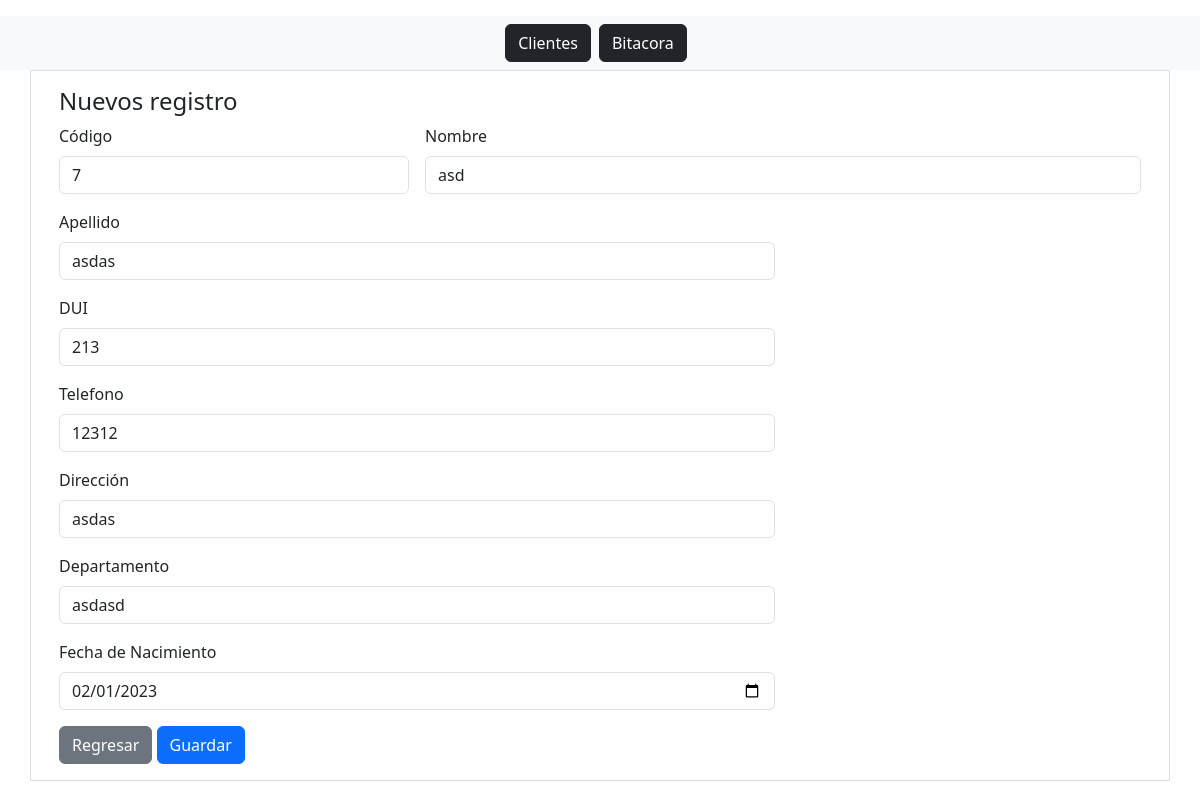
Screenshot of /editar.php?ClienteID=7 with the database file from the repository.
### tables this page shows
CREATE TABLE `clientes` (
  `ClienteID` int(11) NOT NULL,
  `Nombre` varchar(50) DEFAULT NULL,
  `Apellido` varchar(50) DEFAULT NULL,
  `DUI` varchar(15) DEFAULT NULL,
  `Telefono` varchar(8) DEFAULT NULL,
  `Direccion` text DEFAULT NULL,
  `Departamento` varchar(25) DEFAULT NULL,
  `FechaNacimiento` date DEFAULT NULL
);

### editar.php (the view, shortened to what this page needs)
<?php
$db = new Database();
$con = $db->conectar();
$ClienteID = $_GET['ClienteID'];
$query = $con->prepare("SELECT * from clientes WHERE ClienteID = :ClienteID");
$query->execute(['ClienteID' => $ClienteID]);
$num = $query->rowCount();
if ($num > 0) {
    $row = $query->fetch(PDO::FETCH_ASSOC);
} else {
    header("Location: index.php");
}
?>
<?php include "./header.php" ?>
<body class="py-3">
    <main class="container contenedor">
        <div class="p-3 rounded">
            <div class="row">
                <div class="col">
                    <h4>Nuevos registro</h4>
                </div>
            </div>
            <div class="row">
                <div class="col">
                    <form class="row g-3" method="POST" action="guarda.php" autocomplete="off">
                        <div class="col-md-4">
                            <label for="ClienteID" class="form-label">Código</label>
                            <input type="text" id="ClienteID" name="ClienteID" class="form-control" value="<?php echo $row['ClienteID']; ?>" readonly autofocus>
                        </div>
                        <div class="col-md-8">
                            <label for="Nombre" class="form-label">Nombre</label>
                            <input type="text" id="Nombre" name="Nombre" class="form-control" value="<?php echo $row['Nombre']; ?>" required>
                        </div>
                        <div class="col-md-8">
                            <label for="Apellido" class="form-label">Apellido</label>
                            <input type="text" id="Apellido" name="Apellido" class="form-control" value="<?php echo $row['Apellido']; ?>" required>
                        </div>
                        <div class="col-md-8">
                            <label for="DUI" class="form-label">DUI</label>
                            <input type="text" id="DUI" name="DUI" class="form-control" value="<?php echo $row['DUI']; ?>" required>
                        </div>
                        <div class="col-md-8">
                            <label for="Telefono" class="form-label">Telefono</label>
                            <input type="number" id="Telefono" name="Telefono" class="form-control" value="<?php echo $row['Telefono']; ?>" required>
                        </div>
                        <div class="col-md-8">
                            <label for="Direccion" class="form-label">Dirección</label>
                            <input type="text" id="Direccion" name="Direccion" class="form-control" value="<?php echo $row['Direccion']; ?>" required>
                        </div>
                        <div class="col-md-8">
                            <label for="Departamento" class="form-label">Departamento</label>
                            <input type="text" id="Departamento" name="Departamento" class="form-control" value="<?php echo $row['Departamento']; ?>" required>
                        </div>
                        <div class="col-md-8">
                            <label for="FechaNacimiento" class="form-label">Fecha de Nacimiento</label>
                            <input type="date" id="Nombre" name="FechaNacimiento" class="form-control" value="<?php echo $row['FechaNacimiento']; ?>" required>
                        </div>
                        <div class="col-md-12">
                            <a class="btn btn-secondary" href="index.php">Regresar</a>
                            <button type="submit" class="btn btn-primary" name="registro">Guardar</button>
                        </div>
                    </form>
                </div>
            </div>
        </div>
    </main>
</body>
</html>

### public/css/estilos.css (style rules this page uses)
body { background-color: #EAEAEA; }
.contenedor { border:1px solid #dedede; background-color: #fff; }

### rows the page displays
clientes: ClienteID "7", Nombre "asd", Apellido "asdas", DUI "213", Telefono "12312", Direccion "asdas", Departamento "asdasd", FechaNacimiento "02/01/2023"
